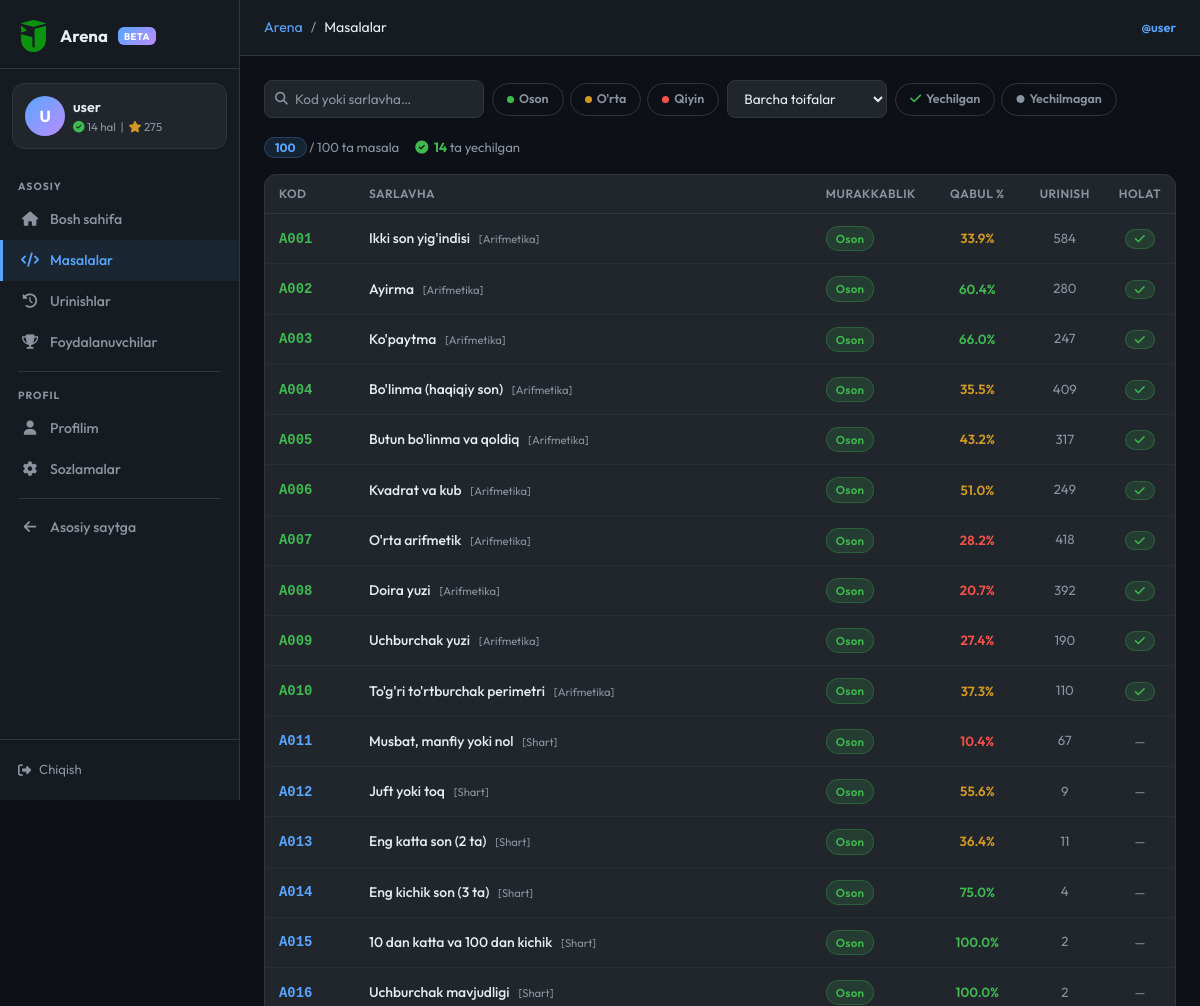
The app's page /arena/problems (signed in, upper part), older data.
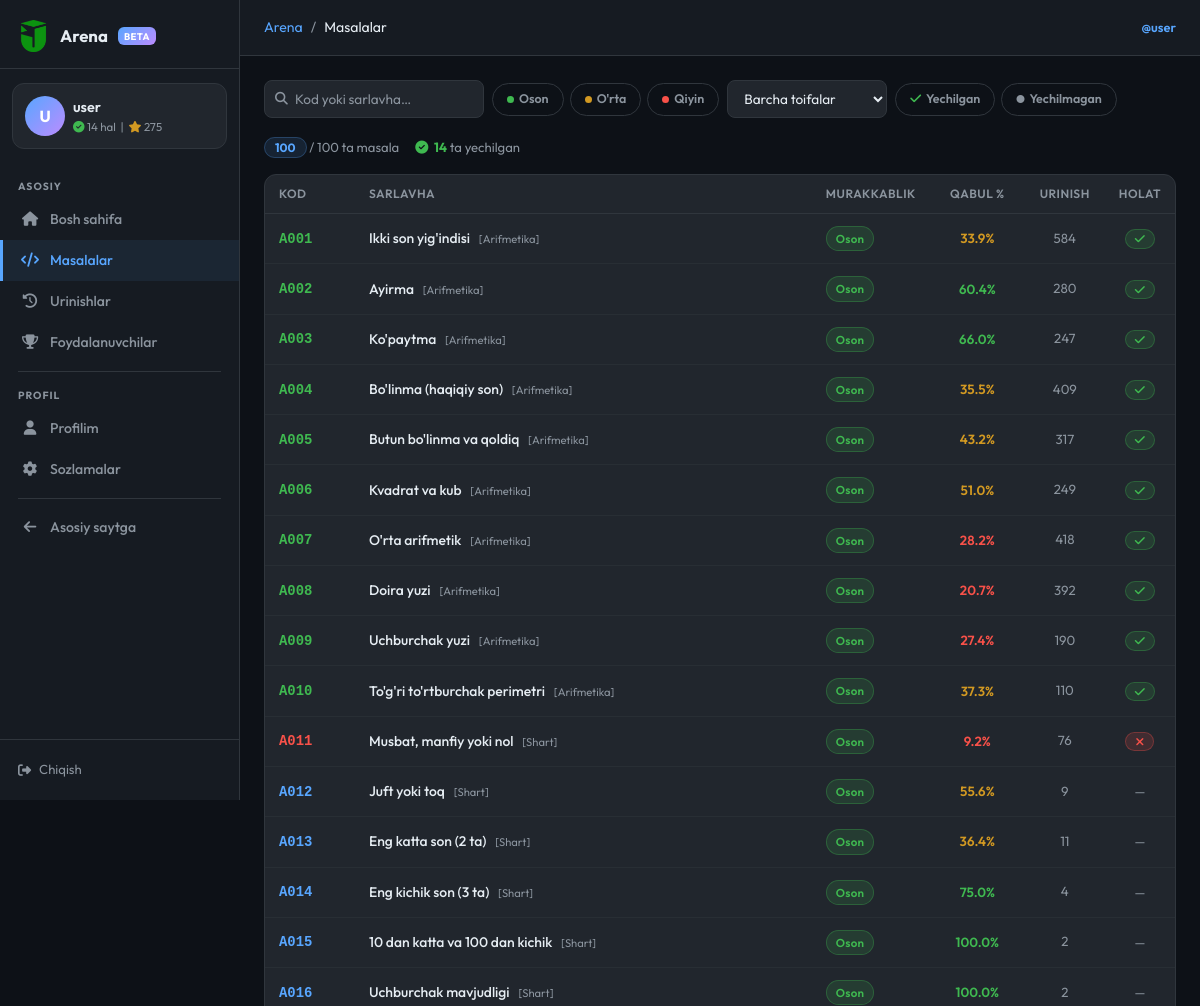
The same page, newer data.
### models.py (models this page shows)
class ArenaProblem(db.Model):
    __tablename__ = 'arena_problems'
    id = db.Column(db.Integer, primary_key=True)
    code = db.Column(db.String(10), unique=True, nullable=False)  # A001, M005
    title = db.Column(db.String(200), nullable=False)
    description = db.Column(db.Text, nullable=False)
    input_format = db.Column(db.Text, default='')
    output_format = db.Column(db.Text, default='')
    constraints = db.Column(db.Text, default='')
    examples = db.Column(db.Text, default='[]')  # JSON: [{input, output, explanation}]
    hidden_tests = db.Column(db.Text, default='[]')  # JSON: [{input, output}] — foydalanuvchiga ko'rsatilmaydi
    difficulty = db.Column(db.String(10), default='easy')   # easy / medium / hard
    category = db.Column(db.String(50), default='general')
    correct_answer = db.Column(db.Text, default='')          # for auto-grading
    time_limit = db.Column(db.Float, default=1.0)            # seconds (display)
    memory_limit = db.Column(db.Integer, default=256)        # MB (display)
    is_active = db.Column(db.Boolean, default=True)
    created_at = db.Column(db.DateTime, default=tashkent_now)
    accepted_count = db.Column(db.Integer, default=0)
    submission_count = db.Column(db.Integer, default=0)
    submissions = db.relationship('ArenaSubmission', backref='problem', lazy='dynamic')
    __table_args__ = (
        db.Index('ix_arena_problem_difficulty', 'difficulty'),
        db.Index('ix_arena_problem_category', 'category'),
        db.Index('ix_arena_problem_active', 'is_active'),
    )

### routes/arena.py (the view)
@arena_bp.route('/problems')
def problems():
    diff     = request.args.get('diff', '')
    cat      = request.args.get('cat', '')
    status_f = request.args.get('status', '')   # solved / unsolved / ''
    search   = request.args.get('q', '').strip()
    q = ArenaProblem.query.filter_by(is_active=True)
    if diff in ('easy', 'medium', 'hard'):
        q = q.filter_by(difficulty=diff)
    if cat:
        q = q.filter_by(category=cat)
    if search:
        q = q.filter(ArenaProblem.title.ilike(f'%{search}%') |
                     ArenaProblem.code.ilike(f'%{search}%'))
    q = q.order_by(ArenaProblem.code)
    all_problems = q.all()
    uid = session.get('arena_user_id')
    solved_ids   = _accepted_set(uid) if uid else set()
    attempted_ids = (_attempted_set(uid) - solved_ids) if uid else set()
    if status_f == 'solved':
        all_problems = [p for p in all_problems if p.id in solved_ids]
    elif status_f == 'unsolved':
        all_problems = [p for p in all_problems if p.id not in solved_ids]
    cats = (db.session.query(ArenaProblem.category)
            .filter_by(is_active=True)
            .distinct()
            .order_by(ArenaProblem.category).all())
    categories = [c[0] for c in cats if c[0]]
    return render_template('arena/problems.html',
                           problems=all_problems,
                           solved_ids=solved_ids,
                           attempted_ids=attempted_ids,
                           categories=categories,
                           current_diff=diff,
                           current_cat=cat,
                           current_status=status_f,
                           search=search)

### models.py (called while the page is built)
def tashkent_now():
    return datetime.utcnow() + timedelta(hours=5)

### routes/arena.py (called while the page is built)
def _current_user():
    uid = session.get('arena_user_id')
    if not uid:
        return None
    return ArenaUser.query.get(uid)

@arena_bp.context_processor
def _inject():
    u = _current_user()
    if u:
        u.last_seen = tashkent_now()
        try:
            db.session.commit()
        except Exception:
            db.session.rollback()
    return dict(arena_user=u)

def _accepted_set(user_id):
    rows = (db.session.query(ArenaSubmission.problem_id)
            .filter_by(user_id=user_id, status='AC')
            .distinct().all())
    return {r[0] for r in rows}

def _attempted_set(user_id):
    rows = (db.session.query(ArenaSubmission.problem_id)
            .filter_by(user_id=user_id)
            .filter(ArenaSubmission.status != 'AC')
            .distinct().all())
    return {r[0] for r in rows}

### templates/arena/problems.html (shortened to what the changed rows need)
{% extends "arena/base.html" %}
{% block content %}
<div class="ar-card">
  <table class="ar-table" id="problemTable">
    <thead><tr>
      <th style="width:90px">Kod</th>
      <th>Sarlavha</th>
      <th style="width:115px">Murakkablik</th>
      <th style="width:95px; text-align:center">Qabul %</th>
      <th style="width:80px; text-align:center">Urinish</th>
      {% if arena_user %}<th style="width:65px; text-align:center">Holat</th>{% endif %}
    </tr></thead>
    <tbody id="problemBody">
    {% for p in problems %}
    <tr data-diff="{{ p.difficulty }}"
        data-cat="{{ p.category|lower }}"
        data-code="{{ p.code|lower }}"
        data-title="{{ p.title|lower }}"
        data-solved="{% if p.id in solved_ids %}solved{% elif p.id in attempted_ids %}attempted{% else %}none{% endif %}">
      <td>
        <a href="{{ url_for('arena.problem_detail', pid=p.id) }}"
           class="code-link"
           style="font-family:'Courier New',monospace; font-weight:700;
                  color:{% if p.id in solved_ids %}var(--ar-green){% elif p.id in attempted_ids %}var(--ar-red){% else %}var(--ar-primary){% endif %};
                  text-decoration:none;">
          {{ p.code }}
        </a>
      </td>
      <td>
        <a href="{{ url_for('arena.problem_detail', pid=p.id) }}"
           class="title-link"
           style="color:var(--ar-text); text-decoration:none; font-weight:500;">
          {{ p.title }}
        </a>
        {% if p.category %}
        <span class="cat-tag" style="font-size:.7rem; color:var(--ar-muted); margin-left:6px;">[{{ p.category }}]</span>
        {% endif %}
      </td>
      <td>
        <span class="ar-badge badge-{{ p.difficulty }}">
          {% if p.difficulty == 'easy' %}Oson{% elif p.difficulty == 'medium' %}O'rta{% else %}Qiyin{% endif %}
        </span>
      </td>
      <td style="text-align:center;">
        {% if p.submission_count %}
          {% set pct = (p.accepted_count / p.submission_count * 100)|round(1) %}
          <span style="color:{% if pct >= 60 %}var(--ar-green){% elif pct >= 30 %}var(--ar-yellow){% else %}var(--ar-red){% endif %}; font-weight:600; font-size:.83rem;">{{ pct }}%</span>
        {% else %}
          <span style="color:var(--ar-muted); font-size:.8rem;">—</span>
        {% endif %}
      </td>
      <td style="text-align:center; color:var(--ar-muted); font-size:.83rem;">{{ p.submission_count }}</td>
      {% if arena_user %}
      <td style="text-align:center;">
        {% if p.id in solved_ids %}
          <span class="ar-badge badge-ac"><i class="fas fa-check"></i></span>
        {% elif p.id in attempted_ids %}
          <span class="ar-badge badge-wa"><i class="fas fa-times"></i></span>
        {% else %}
          <span style="color:var(--ar-muted); font-size:.8rem;">—</span>
        {% endif %}
      </td>
      {% endif %}
    </tr>
    {% endfor %}
    </tbody>
  </table>
</div>
{% endblock %}

Row changes from the older to the newer data that the page shows:
changed ArenaProblem "Musbat, manfiy yoki nol": pct "10.4" → "9.2"; submission_count "67" → "76"; no longer shows "—"
